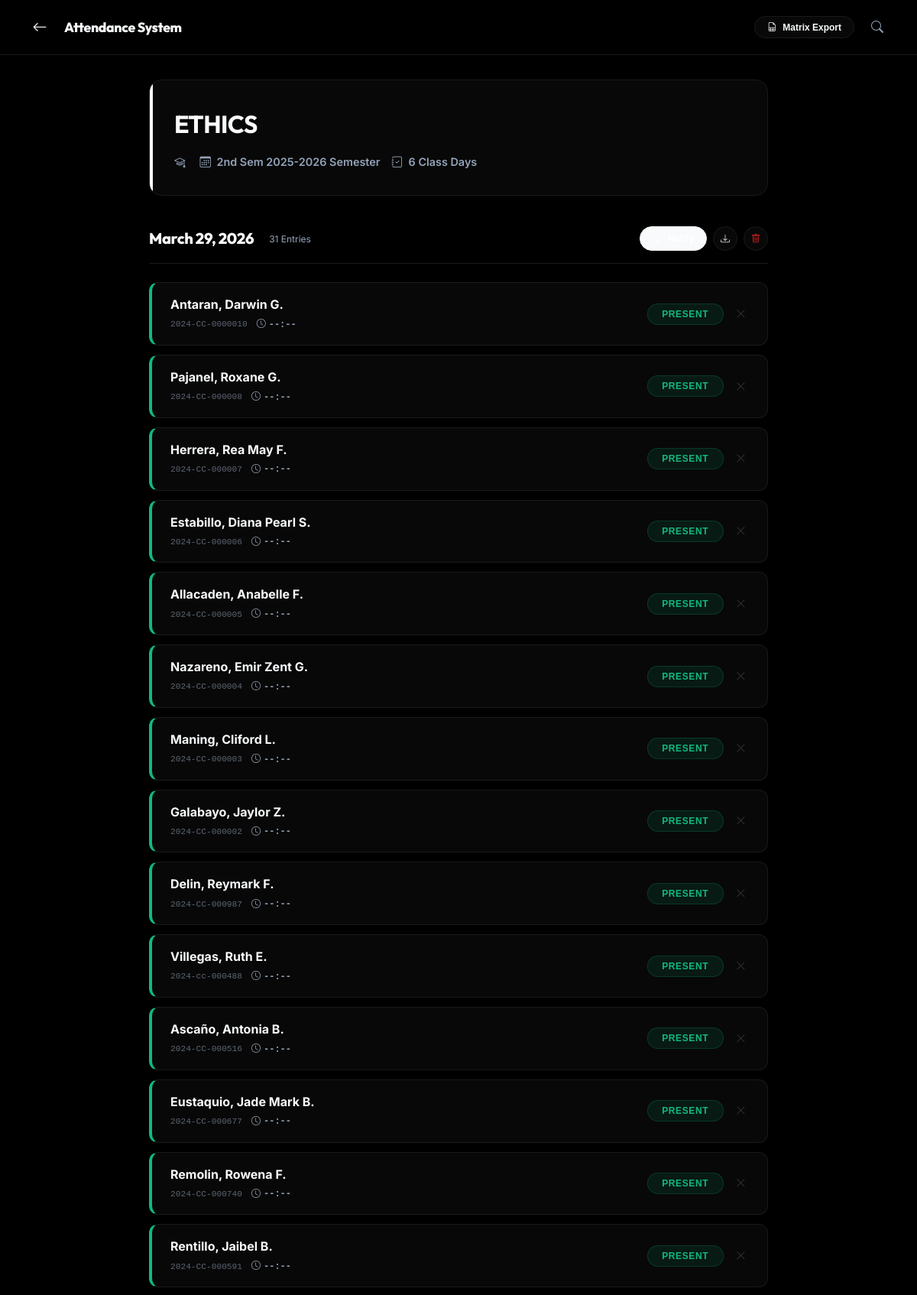
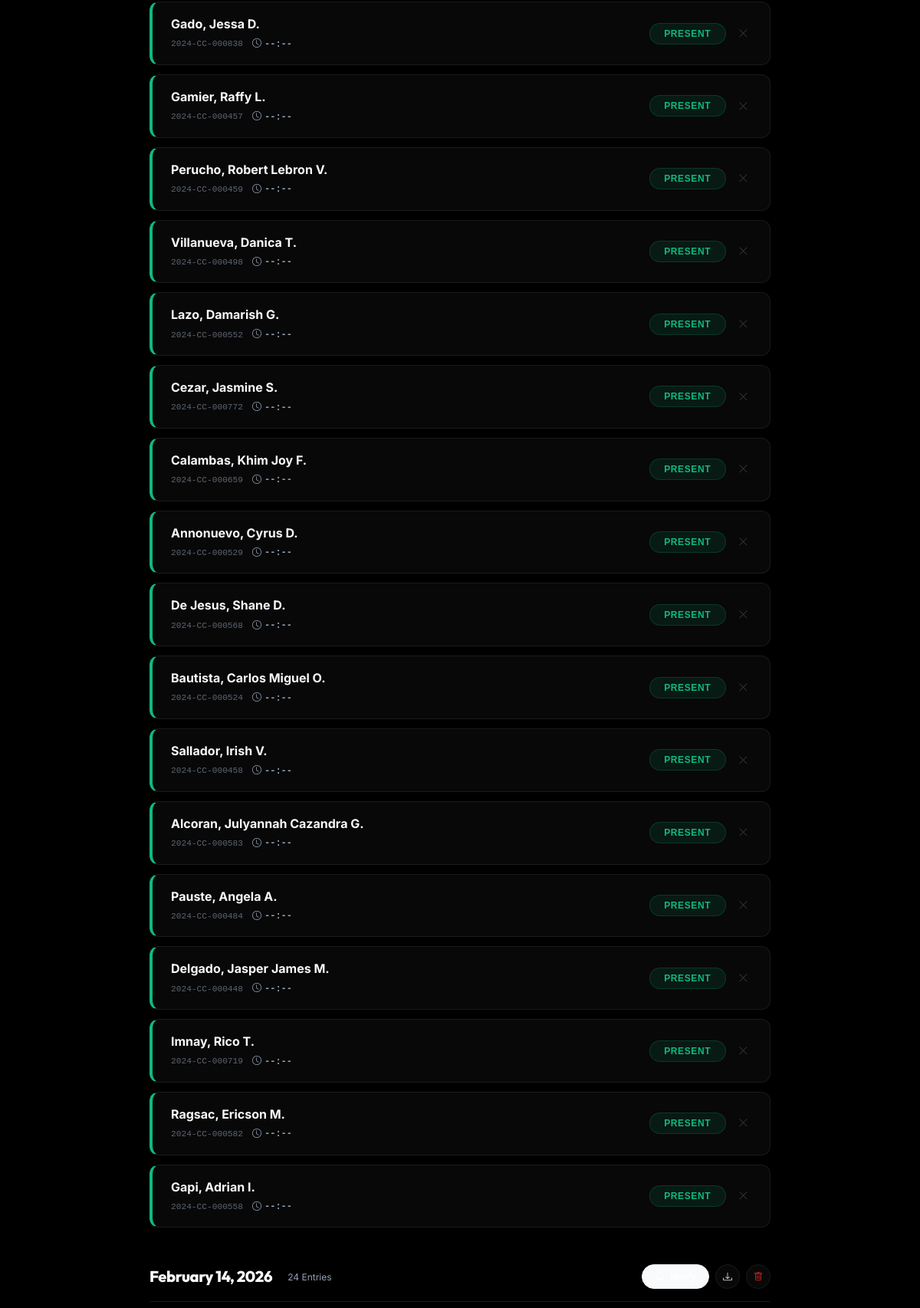
/view_subject_attendance.php?id=4 (upper part), run on the app's committed database (2 pictures, top to bottom).
### tables this page shows
CREATE TABLE subjects (
            id INTEGER PRIMARY KEY AUTOINCREMENT,
            name TEXT NOT NULL,
            semester TEXT NOT NULL,
            created_at TIMESTAMP DEFAULT CURRENT_TIMESTAMP
        , code TEXT, room TEXT, lecturer TEXT, category TEXT DEFAULT 'subject', is_active INTEGER DEFAULT 1, school_year TEXT);

CREATE TABLE subject_attendance (
            id INTEGER PRIMARY KEY AUTOINCREMENT,
            subject_id INTEGER NOT NULL,
            qr_code TEXT NOT NULL,
            date TEXT NOT NULL,
            status TEXT NOT NULL,
            recorded_at TIMESTAMP DEFAULT CURRENT_TIMESTAMP, time TEXT,
            FOREIGN KEY(subject_id) REFERENCES subjects(id) ON DELETE CASCADE
        );

CREATE TABLE users (
        qr_code TEXT PRIMARY KEY,
        name TEXT NOT NULL,
        created_at TIMESTAMP DEFAULT CURRENT_TIMESTAMP,
        updated_at TIMESTAMP DEFAULT CURRENT_TIMESTAMP
    , birthday DATE, email TEXT, student_type TEXT DEFAULT 'regular', first_name TEXT, last_name TEXT, middle_initial TEXT, course TEXT, place_of_birth TEXT, sex TEXT, civil_status TEXT, religion TEXT, citizenship TEXT, contact_number TEXT, section TEXT, deleted_at DATETIME DEFAULT NULL, year_level TEXT DEFAULT '1st');

### view_subject_attendance.php (the view, shortened to what this page needs)
<?php
require_once "includes/db.php";
$subjectId = $_GET['id'] ?? 0;
$stmt = $pdo->prepare("SELECT * FROM subjects WHERE id = ?");
$stmt->execute([$subjectId]);
$subject = $stmt->fetch(PDO::FETCH_ASSOC);
$stmt = $pdo->prepare("SELECT DISTINCT date FROM subject_attendance WHERE subject_id = ? ORDER BY date DESC");
$stmt->execute([$subjectId]);
$dates = $stmt->fetchAll(PDO::FETCH_ASSOC);
?>
<!DOCTYPE html>
<html lang="en">
<head>
    <link href="assets/css/style.css" rel="stylesheet">
    <link rel="stylesheet" href="assets/vendor/bootstrap-icons/bootstrap-icons.css">
</head>
<body>
    <?php
    $navbar_actions = '
        <button onclick="exportSubjectRange()" class="btn btn-ghost btn-sm" style="border-radius: 50px;">
            <i class="bi bi-file-earmark-spreadsheet"></i> <span class="hide-mobile">Matrix Export</span>
        </button>
    ';
    include 'includes/navbar.php';
    ?>
    <main class="container animate-fade-up" style="max-width: 850px; padding-top: 2rem;">
        <div class="page-header-card">
            <h1 style="margin: 0; font-size: 2rem;"><?= htmlspecialchars($subject['name'] ?? 'Untitled Subject') ?></h1>
            <div class="mobile-force-stack" style="display: flex; gap: 15px; margin-top: 0.75rem; color: var(--text-muted); font-weight: 600; font-size: 0.9rem;">
                <span><i class="bi bi-mortarboard" style="margin-right: 4px;"></i> <?= htmlspecialchars($subject['school_year'] ?? '') ?></span>
                <span><i class="bi bi-calendar3" style="margin-right: 4px;"></i> <?= htmlspecialchars($subject['semester'] ?? '') ?> Semester</span>
                <span><i class="bi bi-journal-check" style="margin-right: 4px;"></i> <?= count($dates) ?> Class Days</span>
            </div>
        </div>
        <?php if (empty($dates)): ?>
            <div style="padding: 5rem 2rem; text-align: center; border: 2px dashed var(--border); border-radius: 20px;">
                <i class="bi bi-calendar-x" style="font-size: 3rem; color: var(--text-muted); opacity: 0.3;"></i>
                <h3 style="margin-top: 1rem; color: var(--text-muted);">No records found.</h3>
                <p style="color: var(--text-muted);">Attendance has not been recorded for this subject yet.</p>
                <a href="manual.php?subject_id=<?= $subjectId ?>" class="btn btn-primary" style="margin-top: 1.5rem;">Start Attendance</a>
            </div>
        <?php else: ?>
            <?php foreach ($dates as $index => $row): ?>
                <div class="date-section animate-fade-up delay-<?= min($index + 1, 3) ?>">
                    <div class="date-header">
                        <div style="display: flex; align-items: center; gap: 12px;">
                            <h3 class="date-title"><?= date('F j, Y', strtotime($row['date'])) ?></h3>
                            <span style="font-size: 0.75rem; color: var(--text-muted); weight: 700; background: var(--bg-main); padding: 2px 8px; border-radius: 4px;">
                                <?php
                                $count = $pdo->query("SELECT COUNT(*) FROM subject_attendance WHERE subject_id = $subjectId AND date = '{$row['date']}'")->fetchColumn();
                                echo $count . " Entries";
                                ?>
                            </span>
                        </div>
                        <div class="btn-toolbar">
                             <?php
                             $nCheckSub = $pdo->prepare("SELECT 1 FROM notified_contexts WHERE subject_id = ? AND date = ?");
                             $nCheckSub->execute([$subjectId, $row['date']]);
                             $isNotified = (bool)$nCheckSub->fetch();
                             ?>
                             <button onclick="markAndNotifyAbsentees('<?= $row['date'] ?>')" class="btn <?= $isNotified ? 'btn-ghost' : 'btn-primary' ?> btn-sm" style="border-radius: 50px; font-size: 0.75rem; <?= $isNotified ? 'opacity: 0.6;' : '' ?>" <?= $isNotified ? 'disabled' : '' ?>>
                                <i class="bi bi-<?= $isNotified ? 'check-all' : 'bell' ?>"></i> <?= $isNotified ? 'Notified' : 'Notify' ?>
                             </button>
                             <button onclick="exportSubjectDay('<?= $row['date'] ?>')" class="btn btn-ghost btn-sm" style="border-radius: 50px; width: 32px; height: 32px; padding: 0; display: flex; align-items: center; justify-content: center;" title="Export Day">
                                <i class="bi bi-download"></i>
                             </button>
                             <button onclick="deleteDay('<?= $row['date'] ?>')" class="btn btn-ghost btn-sm" style="border-radius: 50px; width: 32px; height: 32px; padding: 0; display: flex; align-items: center; justify-content: center; color: var(--danger);" title="Clear Day">
                                <i class="bi bi-trash"></i>
                             </button>
                        </div>
                    </div>
                    <div class="attendance-list">
                        <?php
                        $sql = "SELECT sa.id, sa.status, sa.time, sa.qr_code, u.name
                                FROM subject_attendance sa
                                JOIN users u ON sa.qr_code = u.qr_code
                                WHERE sa.subject_id = ? AND sa.date = ?
                                ORDER BY sa.id DESC";
                        $stmtRec = $pdo->prepare($sql);
                        $stmtRec->execute([$subjectId, $row['date']]);
                        $records = $stmtRec->fetchAll(PDO::FETCH_ASSOC);
                        foreach ($records as $r):
                            $timeStr = $r['time'] ? date('h:i A', strtotime($r['time'])) : '--:--';
                        ?>
                        <div class="attendance-row <?= strtolower($r['status']) ?>" id="rec-<?= $r['id'] ?>">
                            <div>
                                <a href="profile.php?qr=<?= urlencode($r['qr_code']) ?>" class="student-link"><?= htmlspecialchars($r['name']) ?></a>
                                <div class="row-meta">
                                    <span class="student-id" style="font-size: 0.7rem; font-family: monospace; color: var(--text-muted); opacity: 0.6;"><?= $r['qr_code'] ?></span>
                                    <span class="row-time"><i class="bi bi-clock" style="margin-right: 4px;"></i><?= $timeStr ?></span>
                                </div>
                            </div>
                            <div style="display: flex; align-items: center; gap: 12px;">
                                <button onclick="toggleStatus(<?= $r['id'] ?>, 'subject', this)" class="status-badge-btn">
                                    <?= ucfirst($r['status']) ?>
                                </button>
                                <button onclick="deleteRecord(<?= $r['id'] ?>)" style="background: none; border: none; cursor: pointer; color: var(--text-muted); opacity: 0.3; padding: 4px;">
                                    <i class="bi bi-x-lg"></i>
                                </button>
                            </div>
                        </div>
                        <?php endforeach; ?>
                    </div>
                </div>
            <?php endforeach; ?>
        <?php endif; ?>
    </main>
</body>
</html>

### assets/css/style.css (style rules this page uses)
:root { --bg-main: #fcfcfc; --bg-card: #ffffff; --primary: #1e293b; --primary-hover: #334155; --accent: #3b82f6; --success: #059669; --warning: #d97706; --danger: #dc2626; --text-main: #0f172a; --text-muted: #64748b; --border: #e2e8f0; --bg-hover: #f8fafc; --shadow-sm: none; --shadow-md: none; --shadow-lg: none; --radius-lg: 20px; --radius-md: 12px; --radius-sm: 8px; --header-height: 72px; --glass-bg: rgba(255, 255, 255, 0.85); --glass-border: rgba(255, 255, 255, 0.4); --glass-shadow: 0 8px 32px 0 rgba(15, 23, 42, 0.08); --ease-out-expo: cubic-bezier(0.19, 1, 0.22, 1); }
html.dark { --bg-main: #000000; --bg-card: #080808; --primary: #f8fafc; --primary-hover: #e2e8f0; --accent: #3b82f6; --text-main: #f8fafc; --text-muted: #94a3b8; --border: #1a1a1a; --bg-hover: #121212; --glass-bg: rgba(0, 0, 0, 0.8); --glass-border: rgba(255, 255, 255, 0.05); --glass-shadow: 0 8px 32px 0 rgba(0, 0, 0, 0.4); }
* { box-sizing: border-box; margin: 0; padding: 0; -webkit-tap-highlight-color: transparent; }
body { font-family: 'Inter', sans-serif; background-color: var(--bg-main); color: var(--text-main); min-height: 100vh; overflow-x: hidden; line-height: 1.6; padding-bottom: 120px; }
h1, h2, h3, h4, h5, h6 { font-family: 'Outfit', sans-serif; color: var(--text-main); margin-bottom: 0.5rem; letter-spacing: -0.02em; font-weight: 600; }
h1 { font-size: 2.25rem; font-weight: 700; }
h3 { font-size: 1.5rem; }
a { text-decoration: none; color: inherit; transition: all 0.3s var(--ease-out-expo); }
.container { max-width: 1100px; margin: 0 auto; padding: 0 20px; }
.btn { display: inline-flex; align-items: center; gap: 0.5rem; padding: 0.75rem 1.5rem; border-radius: var(--radius-md); font-weight: 700; font-size: 0.9rem; cursor: pointer; border: 1px solid transparent; transition: all 0.3s var(--ease-out-expo); position: relative; overflow: hidden; }
.btn-primary { background-color: var(--primary); color: white; border: 1px solid var(--primary); }
.btn-sm { padding: 0.4rem 1rem; font-size: 0.75rem; border-radius: 50px; }
.btn-ghost { background-color: var(--bg-card); color: var(--text-main); border: 1px solid var(--border); }
.animate-fade-up { animation: fadeIn 0.6s var(--ease-out-expo) forwards; }

### view_subject_attendance.php (style rules this page uses)
.page-header-card { background: var(--bg-card); border: 1px solid var(--border); border-radius: 16px; padding: 2rem; margin-bottom: 2.5rem; position: relative; overflow: hidden; }
.page-header-card::after { content: ''; position: absolute; left: 0; top: 0; width: 4px; height: 100%; background: var(--primary); }
.date-section { margin-bottom: 3rem; }
.date-header { display: flex; justify-content: space-between; align-items: center; padding-bottom: 1rem; border-bottom: 1px solid var(--border); margin-bottom: 1.5rem; }
.date-title { font-size: 1.25rem; font-weight: 800; letter-spacing: -0.02em; margin: 0; color: var(--text-main); }
.attendance-row { display: flex; justify-content: space-between; align-items: center; padding: 1rem 1.5rem; border: 1px solid var(--border); border-radius: 12px; margin-bottom: 0.75rem; background: var(--bg-card); transition: all 0.2s; border-left: 4px solid transparent; }
.student-link { text-decoration: none; color: var(--text-main); font-weight: 700; font-size: 1rem; }
.row-meta { display: flex; align-items: center; gap: 12px; margin-top: 4px; }
.row-time { font-family: monospace; font-size: 0.75rem; color: var(--text-muted); font-weight: 600; }
.status-badge-btn { border: 1px solid var(--border); background: var(--bg-main); padding: 6px 16px; border-radius: 50px; font-size: 0.75rem; font-weight: 800; cursor: pointer; text-transform: uppercase; letter-spacing: 0.05em; transition: all 0.2s; min-width: 100px; text-align: center; }
.attendance-row.present { border-left-color: #10b981; }
.attendance-row.present .status-badge-btn { background: rgba(16, 185, 129, 0.1); color: #10b981; border-color: rgba(16, 185, 129, 0.2); }
.btn-toolbar { display: flex; gap: 8px; }

### data on the page
subjects: name "ETHICS", semester "2nd Sem 2025-2026"
subject_attendance: users.name "Antaran, Darwin G.", qr_code "2024-CC-0000010", time "--:--", status "PRESENT"
subject_attendance: users.name "Pajanel, Roxane G.", qr_code "2024-CC-000008", time "--:--", status "PRESENT"
subject_attendance: users.name "Herrera, Rea May F.", qr_code "2024-CC-000007", time "--:--", status "PRESENT"
subject_attendance: users.name "Estabillo, Diana Pearl S.", qr_code "2024-CC-000006", time "--:--", status "PRESENT"
subject_attendance: users.name "Allacaden, Anabelle F.", qr_code "2024-CC-000005", time "--:--", status "PRESENT"
subject_attendance: users.name "Nazareno, Emir Zent G.", qr_code "2024-CC-000004", time "--:--", status "PRESENT"
subject_attendance: users.name "Maning, Cliford L.", qr_code "2024-CC-000003", time "--:--", status "PRESENT"
subject_attendance: users.name "Galabayo, Jaylor Z.", qr_code "2024-CC-000002", time "--:--", status "PRESENT"
subject_attendance: users.name "Delin, Reymark F.", qr_code "2024-CC-000987", time "--:--", status "PRESENT"
subject_attendance: users.name "Villegas, Ruth E.", qr_code "2024-cc-000488", time "--:--", status "PRESENT"
subject_attendance: users.name "Ascaño, Antonia B.", qr_code "2024-CC-000516", time "--:--", status "PRESENT"
subject_attendance: users.name "Eustaquio, Jade Mark B.", qr_code "2024-CC-000677", time "--:--", status "PRESENT"
subject_attendance: users.name "Remolin, Rowena F.", qr_code "2024-CC-000740", time "--:--", status "PRESENT"
subject_attendance: users.name "Rentillo, Jaibel B.", qr_code "2024-CC-000591", time "--:--", status "PRESENT"
subject_attendance: users.name "Gado, Jessa D.", qr_code "2024-CC-000838", time "--:--", status "PRESENT"
subject_attendance: users.name "Gamier, Raffy L.", qr_code "2024-CC-000457", time "--:--", status "PRESENT"
subject_attendance: users.name "Perucho, Robert Lebron V.", qr_code "2024-CC-000459", time "--:--", status "PRESENT"
subject_attendance: users.name "Villanueva, Danica T.", qr_code "2024-CC-000498", time "--:--", status "PRESENT"
subject_attendance: users.name "Lazo, Damarish G.", qr_code "2024-CC-000552", time "--:--", status "PRESENT"
subject_attendance: users.name "Cezar, Jasmine S.", qr_code "2024-CC-000772", time "--:--", status "PRESENT"
subject_attendance: users.name "Calambas, Khim Joy F.", qr_code "2024-CC-000659", time "--:--", status "PRESENT"
subject_attendance: users.name "Annonuevo, Cyrus D.", qr_code "2024-CC-000529", time "--:--", status "PRESENT"
subject_attendance: users.name "De Jesus, Shane D.", qr_code "2024-CC-000568", time "--:--", status "PRESENT"
subject_attendance: users.name "Bautista, Carlos Miguel O.", qr_code "2024-CC-000524", time "--:--", status "PRESENT"
subject_attendance: users.name "Sallador, Irish V.", qr_code "2024-CC-000458", time "--:--", status "PRESENT"
subject_attendance: users.name "Alcoran, Julyannah Cazandra G.", qr_code "2024-CC-000583", time "--:--", status "PRESENT"
subject_attendance: users.name "Pauste, Angela A.", qr_code "2024-CC-000484", time "--:--", status "PRESENT"
subject_attendance: users.name "Delgado, Jasper James M.", qr_code "2024-CC-000448", time "--:--", status "PRESENT"
subject_attendance: users.name "Imnay, Rico T.", qr_code "2024-CC-000719", time "--:--", status "PRESENT"
subject_attendance: users.name "Ragsac, Ericson M.", qr_code "2024-CC-000582", time "--:--", status "PRESENT"
subject_attendance: users.name "Gapi, Adrian I.", qr_code "2024-CC-000558", time "--:--", status "PRESENT"

### other printed values
$title "Attendance System"
count($dates) "6"
date('F j, Y', strtotime($row['date'])) "March 29, 2026"
$count "31"
date('F j, Y', strtotime($row['date'])) "February 14, 2026"
$count "24"
